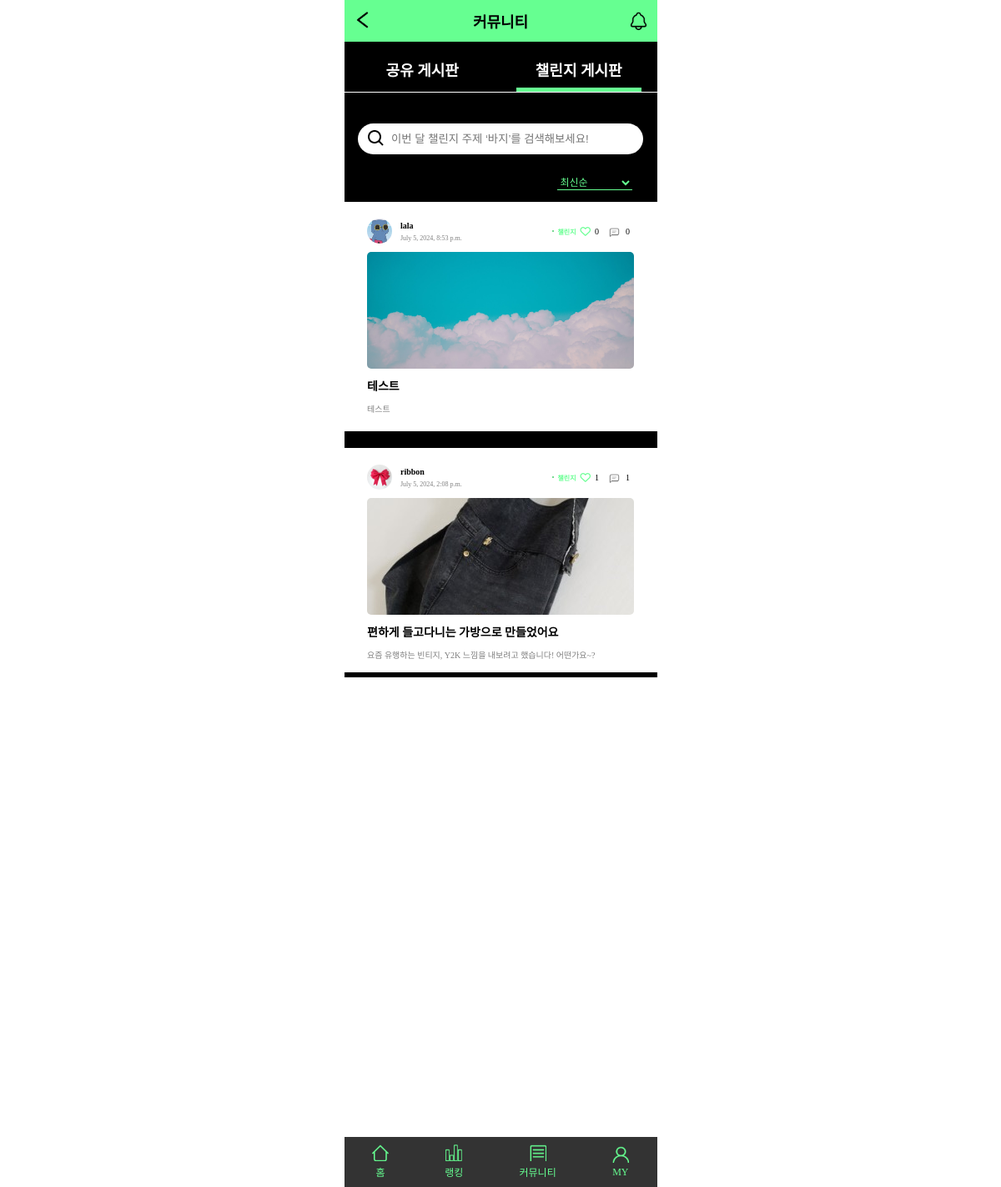
The app's page /challengeList/ (signed in), older data.
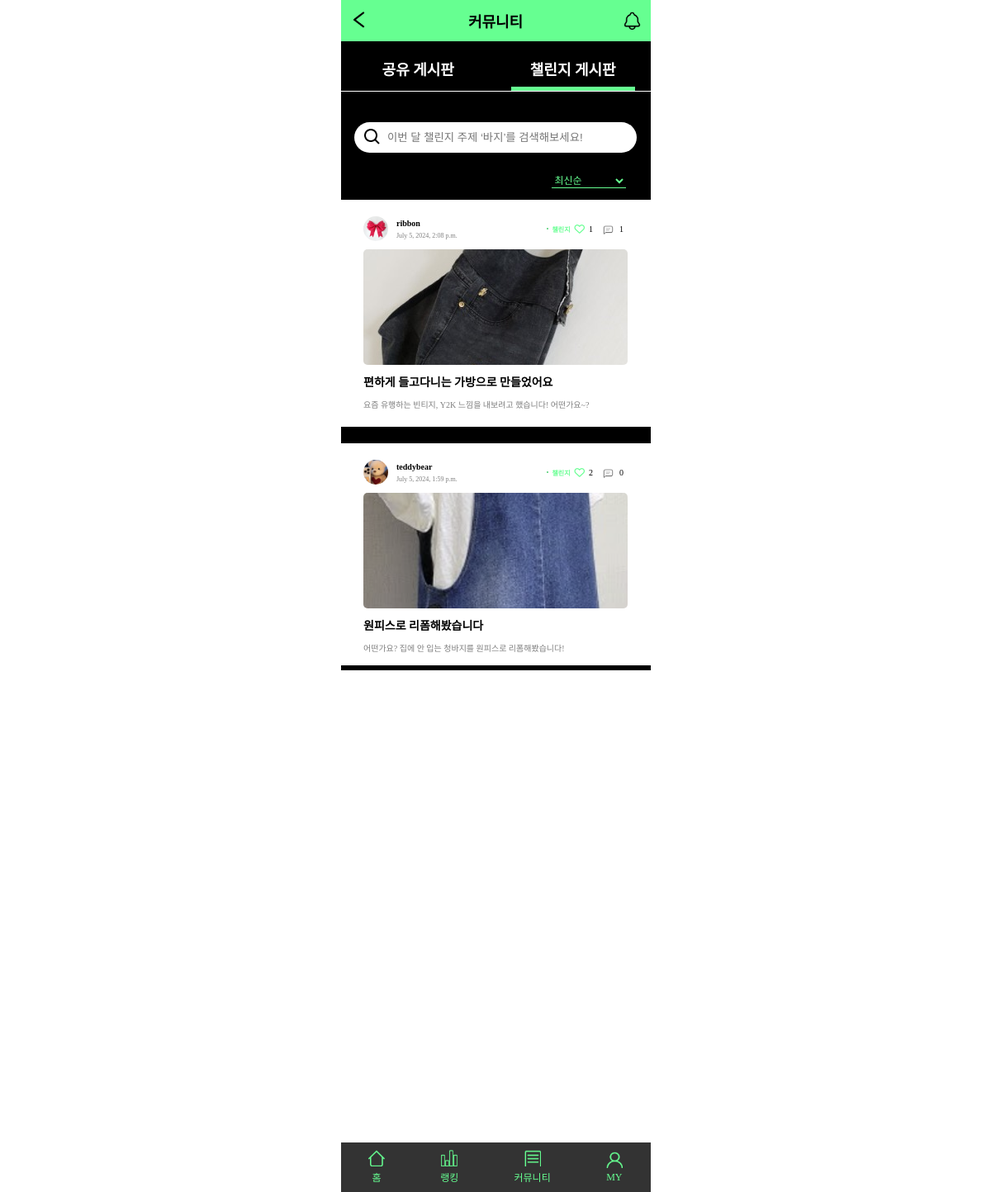
The same page, newer data.
### mainApp/models.py (models this page shows, shortened)
class Post(models.Model):
    title = models.CharField(max_length=50) # 글의 제목, 최대 길이는 50
    content = models.TextField() # 글의 본문
    created_at = models.DateTimeField(auto_now_add=True) # 생성일자
    author = models.ForeignKey(to = User, on_delete = models.CASCADE, related_name = "posts")
    category = models.ManyToManyField(to = Category, through = "PostCategory", related_name = "posts")
    like = models.ManyToManyField(to = User, through = "Like", related_name="liked_posts")
    image = models.ImageField(upload_to = upload_filepath, blank = True) # 이미지 업로드
    file = models.FileField(upload_to = upload_filepath, blank = True ) # 파일 업로드

class Category(models.Model):
    name = models.CharField(max_length = 20)

### accountApp/models.py (models this page shows, shortened)
class User(AbstractBaseUser):
    email = models.EmailField(
        verbose_name='email',
        max_length=255,
        unique=True,
    )
    nickname = models.CharField(max_length=20)
    image = models.ImageField()
    is_active = models.BooleanField(default=True)
    is_admin = models.BooleanField(default=False)
    objects = UserManager()
    USERNAME_FIELD = 'email'
    REQUIRED_FIELDS = ['image', 'nickname']

### mainApp/views.py (the view)
# urls.py: path('challengeList/', challengeList, name='challengeList'),
def challengeList(request):
    categories = Category.objects.all()
    category = get_object_or_404(Category, id=1)
    sort = request.GET.get('sort', 'latest')
    query = request.GET.get('query', '')
    posts = category.posts.all()
    if query:
        posts = posts.filter(Q(title__icontains=query) | Q(content__icontains=query))
    if sort == 'likes':
        posts = posts.annotate(like_count=models.Count('like')).order_by('-like_count', '-id')
    else:
        posts = posts.order_by('-id')
    return render(request, 'mainApp/challengeList.html', {'posts': posts, 'categories': categories, 'sort': sort, 'query': query, 'latest_selected': sort == 'latest',
        'likes_selected': sort == 'likes'})

### mainApp/templates/mainApp/challengeList.html (shortened to what this page needs)
<!DOCTYPE html>
{% load static %}
<html lang="en">
<head>
    <link rel="stylesheet" href="{% static 'css/hyunh.css' %}">
    <link rel="stylesheet" href="https://cdnjs.cloudflare.com/ajax/libs/font-awesome/6.0.0-beta3/css/all.min.css">
</head>
<body>
    <header class="community_header">
        <a href="{% url 'mainApp:main' %}"><img src="../../../media/backBtn.png" alt="뒤로가기"
                class="community_header_back"></a>
        <span class="community_header_title">커뮤니티</span>
        <a href="{% url 'mainApp:notice' %}" class="community_header_notice"><img src="../../../media/noticeBell.png"
                alt="알림"></a>
    </header>
    <main class="community_main">
        <section class="community_main_sec1">
            <div class="community_main_sec1_item" data-target="sec2"><a href="{% url 'mainApp:tipList' %}">공유 게시판</a>
            </div>
            <div class="community_main_sec1_item focused" data-target="sec3"><a
                    href="{% url 'mainApp:challengeList' %}">챌린지 게시판</a></div>
        </section>
        <form method="get" action="{% url 'mainApp:challengeList' %}" class="community_main_search">
            <input type="text" id="query" name="query" value="{{ request.GET.query }}"
                class="community_main_search_input" placeholder="이번 달 챌린지 주제 ‘바지’를 검색해보세요!">
        </form>
        <form method="get" id="sortForm" class="community_main_sort">
            <select name="sort" id="sort" onchange="document.getElementById('sortForm').submit()"
                class="community_main_sort_selec">
                <option value="latest" {% if latest_selected %}selected{% endif %} class="community_main_sort_opt">
                    최신순
                </option>
            </select>
        </form>
        <div class="community_main_scroll">
            <section class="community_main_sec2">
                {% for post in posts %}
                <div class="community_main_sec2_post">
                    <div class="community_main_sec2_post_header">
                        <div class="community_main_sec2_post_user">
                            <div class="community_main_sec2_post_userImg">
                                {% if post.author.image %}
                                <img width="30" height="30" src="{{ post.author.image.url }}" alt="프로필 사진">
                                {% endif %}
                            </div>
                            <div class="community_main_sec2_post_nickDate">
                                <p class="community_main_sec2_post_nick">{{ post.author.nickname }}</p>
                                <p class="community_main_sec2_post_date">{{ post.created_at }}</p>
                            </div>
                        </div>
                        <div class="community_main_sec2_post_likeCom">
                            <div class="user_post_titleLike_category">
                                <svg xmlns="http://www.w3.org/2000/svg" width="2" height="2" viewBox="0 0 2 2" fill="none">
                                    <circle cx="1" cy="1" r="1" fill="#66FF91" />
                                    <circle cx="1" cy="1" r="1" fill="black" fill-opacity="0.2" />
                                </svg>
                                <span>{% for category in post.category.all %}
                                    {% if category.name == "챌린지" %}
                                    챌린지
                                    {% else %}
                                    공유
                                    {% endif %}
                                    {% endfor %}</span>
                            </div>
                            <p>
                                {% if request.user in post.like.all %}
                                <a href="{% url 'mainApp:remove_like' post.id %}"><i class="fas fa-heart fa-lg"></i></a>
                                {% else %}
                                <a href="{% url 'mainApp:add_like' post.id %}"></a>
                                {% endif %}
                                {{ post.like.count }}
                            </p>
                            <p><img src="../../../media/comment.png" alt="댓글">{{ post.comments.count }}</p>
                        </div>
                    </div>
                    {% if post.image %}
                    <img width="320" height="240" src="{{ post.image.url }}" class="community_main_sec2_post_img">
                    {% endif %}
                    <div style="display: flex;">
                        <p class="community_main_sec2_post_title"><a href="{% url 'mainApp:detail' post.id %}">{{ post.title }}</a></p>
                    </div>
                    <p class="community_main_sec2_post_text">
                        {% if post.content|length > 85 %}
                        {{ post.content|slice:":85" }}...
                        {% else %}
                        {{ post.content }}
                        {% endif %}
                    </p>
                </div>
                {% empty %}
                작성된 글이 없습니다.
                {% endfor %}
            </section>
        </div>
    </main>
    <footer class="community_footer">
        <div class="community_footer_home">
            <a href="{% url 'mainApp:main' %}">
                <img src="../../../media/Home.png" alt="홈" width="20px" height="20px">
            </a>
            <p>홈</p>
        </div>
        <div class="community_footer_rank">
            <a href="{% url 'mainApp:ranking' %}">
                <img src="../../../media/Rank.png" alt="랭킹" width="20px" height="20px">
            </a>
            <p>랭킹</p>
        </div>
        <div class="community_footer_community">
            <a href="{% url 'mainApp:tipList' %}">
                <img src="../../../media/Community.png" alt="커뮤니티" width="20px" height="20px">
            </a>
            <p>커뮤니티</p>
        </div>
        <div class="community_footer_my">
            {% if not user.is_authenticated %}
            <a href="{% url 'accountApp:login' %}">
                <img src="../../../media/My.png" alt="마이" width="20px" height="20px">
            </a>
            {% else %}
            <a href="{% url 'accountApp:detail' pk=user.pk %}">
                <img src="../../../media/My.png" alt="마이" width="20px" height="20px">
            </a>
            {% endif %}
            <p>MY</p>
        </div>
    </footer>
</body>
</html>

Row changes from the older to the newer data that the page shows:
removed Post: author.image (picture), author.nickname "lala", created_at "July 5, 2024, 8:53 p.m.", like.count "0", comments.count "0", image (picture), title "테스트", content "테스트", Category (name "챌린지")
now on this page (row unchanged): Post: author.image (picture), author.nickname "teddybear", created_at "July 5, 2024, 1:59 p.m.", like.count "2", comments.count "0", image (picture), title "원피스로 리폼해봤습니다", content "어떤가요? 집에 안 입는 청바지를 원피스로 리폼해봤습니다!", Category (name "챌린지")
